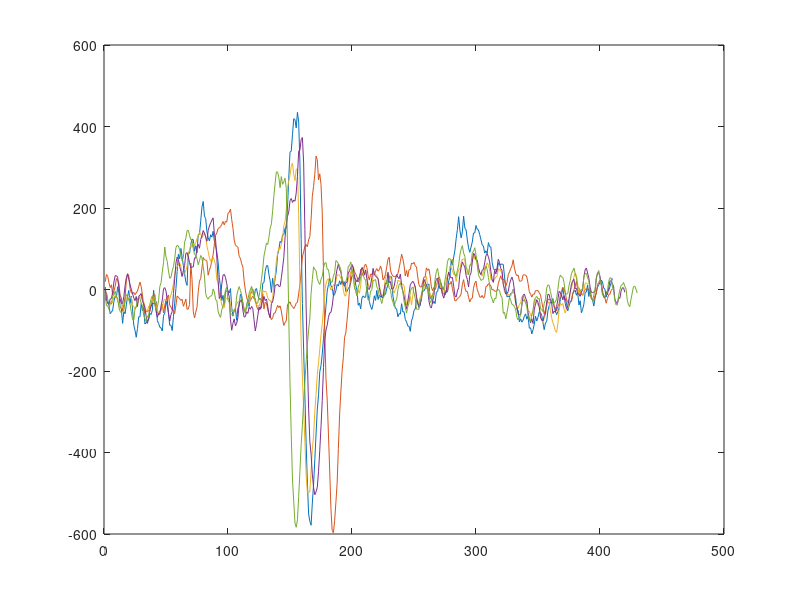
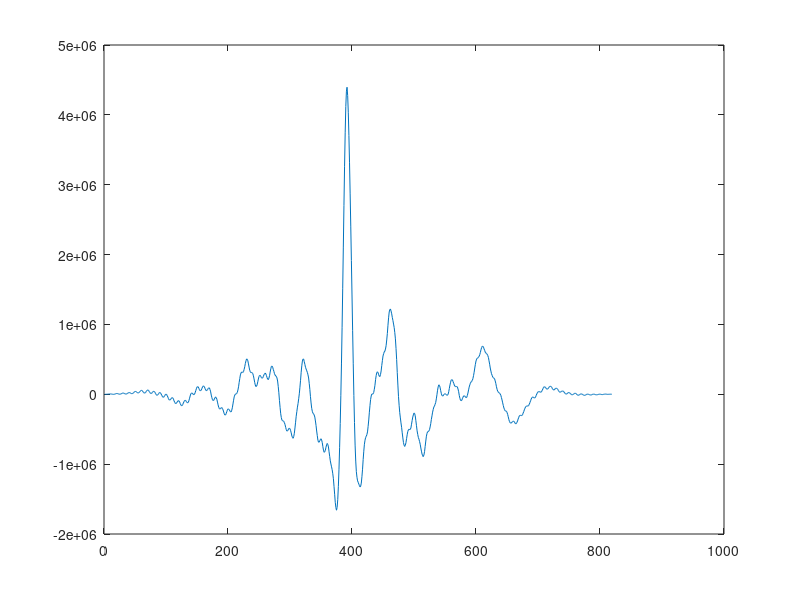

MATLAB code for these plots, in order:
clc; clear all; close all;

load("synch_prum.mat")

plot(x1)
hold on
plot(x2)
plot(x3)
plot(x4)
plot(x5)

hold off

figure()

plot(xcorr(x1, x2))